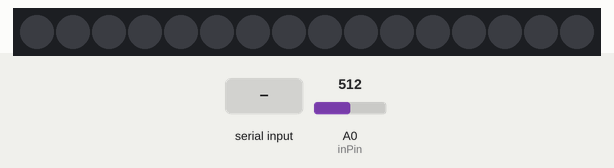
Bench run of a sketch on a simulated Arduino Uno, built with avr-gcc and run on an emulated ATmega328P. On the bench: 16 RGB LEDs in strip order, left to right. The test bench sets the inputs (shaded band); at power-on: A0 (inPin) = 512. Dim RGB values are drawn brighter than linear; what the sketch prints to the serial monitor is not drawn.

Above: at 1.2 s.
1.3 s: "K" received over Serial
At 2.1 s:
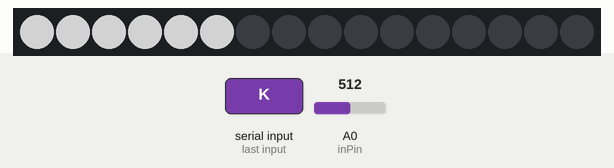
2.8 s: "S" received over Serial
At 3.2 s:
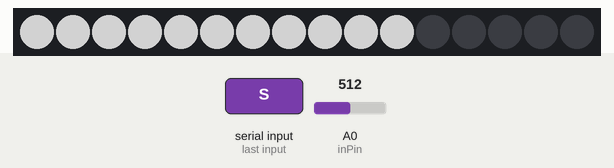
4.3 s: "H" received over Serial
At 4.6 s:
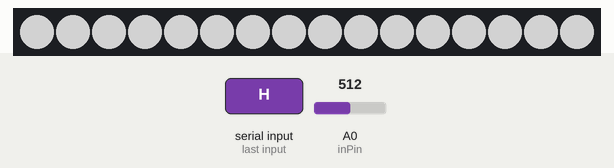
Timing chart, 0 to 7.3 s (numbered marks = the images above; inputs shaded):
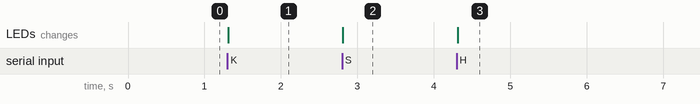

The sketch:

SimpleSerialReporter.ino
```cpp
/*
this goes on your Arduino
 for use with Processing example IRPulseSensor

 */

#include <Tlc5940.h>

// holds temp vals
int valout;
int valin;
int inPin = 0;
//int ledPin1 = 12; // LED connected to digital pin 12
//int ledPin2 = 8; // LED connected to digital pin 8
//int ledPin3 = 2; // LED connected to digital pin 2
int x = 0;
int value[] = {
  0, 0, 0};

void setup() {
  Serial.begin(9600);
  Tlc.init(0);
  // pinMode(ledPin1, OUTPUT);
  // pinMode(ledPin2, OUTPUT);
  // pinMode(ledPin3, OUTPUT);
}

void loop() {

  if (Serial.available() > 0){
    valin = Serial.read();
    value[x] = valin;
    x++;
    if(x > 2) x = 0;
  }
  if (value[0] == 'K'){
    //digitalWrite(ledPin1, HIGH);
    Tlc.set(0, 2000);
    Tlc.set(1, 2000);
    Tlc.set(2, 2000);
    Tlc.set(3, 2000);
    Tlc.set(4, 2000);
    Tlc.set(5, 2000);
    Tlc.update();
  }
  else if (valin == 'N'){
    //digitalWrite(ledPin1, LOW) ;
    Tlc.set(0, 0);
    Tlc.set(1, 0);
    Tlc.set(2, 0);
    Tlc.set(3, 0);
    Tlc.set(4, 0);
    Tlc.set(5, 0);
    Tlc.update();
  }
  if (value[1] == 'S'){
    //digitalWrite(ledPin2, HIGH) ;
    Tlc.set(6, 2000);
    Tlc.set(7, 2000);
    Tlc.set(8, 2000);
    Tlc.set(9, 2000);
    Tlc.set(10, 2000);
    Tlc.update();
  }
  else if (valin == 'N'){
    //digitalWrite(ledPin2, LOW) ;
    Tlc.set(6, 0);
    Tlc.set(7, 0);
    Tlc.set(8, 0);
    Tlc.set(9, 0);
    Tlc.set(10, 0);
    Tlc.update();
  }
  if (value[2] == 'H'){
    // digitalWrite(ledPin3, HIGH) ;
    Tlc.set(11, 2000);
    Tlc.set(12, 2000);
    Tlc.set(13, 2000);
    Tlc.set(14, 2000);
    Tlc.set(15, 2000);
    Tlc.update();
  }
  else if (valin == 'N'){
    // digitalWrite(ledPin3, LOW) ;
    Tlc.set(11, 0);
    Tlc.set(12, 0);
    Tlc.set(13, 0);
    Tlc.set(14, 0);
    Tlc.set(15, 0);
    Tlc.update();
  }


  Serial.println(analogRead(inPin));
}
```

Measured:
- after the input at 1.3 s, the LEDs: change at once (image 1)
- after the input at 2.8 s, the LEDs: change at once (image 2)
- after the input at 4.3 s, the LEDs: change at once (image 3)
